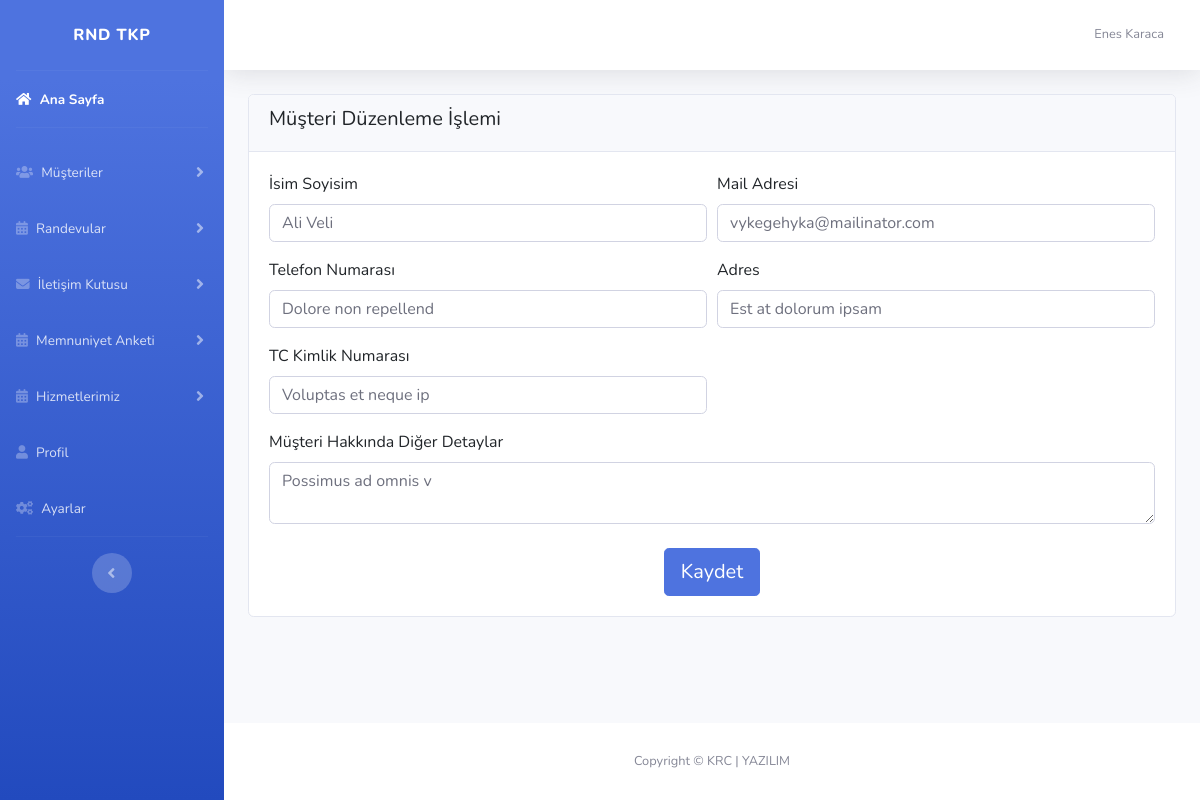
The page /yönetimpanel/musteriduzenle.php?musteri_id=5 (signed in) on the database its author committed.
### tables this page shows
CREATE TABLE `musteri` (
  `musteri_id` int(11) NOT NULL,
  `musteri_isim` varchar(530) DEFAULT NULL,
  `musteri_mail` varchar(250) DEFAULT NULL,
  `musteri_telefon` varchar(25) DEFAULT NULL,
  `musteri_adres` varchar(530) DEFAULT NULL,
  `musteri_tc` varchar(20) DEFAULT NULL,
  `musteri_detay` text DEFAULT NULL,
  `eklenme_tarihi` datetime NOT NULL DEFAULT current_timestamp()
);

### yönetimpanel/musteriduzenle.php (the view, shortened to what this page needs)
<?php
require_once 'header.php';
$sorgu=$db->prepare("SELECT * FROM musteri WHERE musteri_id={$_GET['musteri_id']}");
$sorgu->execute();
$musteri=$sorgu->fetch(PDO::FETCH_ASSOC);
extract($musteri);
?>
<div class="container">
	<div class="row">
		<div class="col-md-12">
			<div class="card">
				<div class="card-header">
					<h5>Müşteri Düzenleme İşlemi</h5>
				</div>
				<div class="card-body">
					<form action="" method="POST" accept-charset="utf-8">
						<div class="form-row">
							<div class="col-md-6 form-group">
								<label>İsim Soyisim</label>
								<input type="text" value="<?php echo $musteri_isim ?>" name="musteri_isim" class="form-control">
							</div>
							<div class="col-md-6 form-group">
								<label>Mail Adresi</label>
								<input type="email" value="<?php echo $musteri_mail ?>" name="musteri_mail" class="form-control">
							</div>
						</div>
						<div class="form-row">
							<div class="col-md-6 form-group">
								<label>Telefon Numarası</label>
								<input type="text" value="<?php echo $musteri_telefon ?>" name="musteri_telefon" class="form-control">
							</div>
							<div class="col-md-6 form-group">
								<label>Adres</label>
								<input type="text" value="<?php echo $musteri_adres ?>" name="musteri_adres" class="form-control">
							</div>
						</div>
						<div class="form-row">
							<div class="col-md-6 form-group">
								<label>TC Kimlik Numarası</label>
								<input type="text" value="<?php echo $musteri_tc ?>" name="musteri_tc" class="form-control">
							</div>
						</div>
						<div class="form-row">
							<div class="col-md-12">
								<label>Müşteri Hakkında Diğer Detaylar</label>
								<textarea name="musteri_detay" class="form-control"><?php echo $musteri_detay ?></textarea>
							</div>
						</div>
						<div class="text-center mt-4">
							<button type="submit" name="musteriguncelle" class="btn btn-primary btn-lg">Kaydet</button>
						</div>
					</form>
				</div>
			</div>
		</div>
	</div>
</div>
<?php require_once 'footer.php'; ?>

### rows shown on the page
musteri: musteri_isim "Ali Veli", musteri_mail "vykegehyka@mailinator.com", musteri_telefon "Dolore non repellend", musteri_adres "Est at dolorum ipsam", musteri_tc "Voluptas et neque ip", musteri_detay "Possimus ad omnis v"

### other values the page prints
$_SESSION['kul_isim'] "Enes Karaca"
